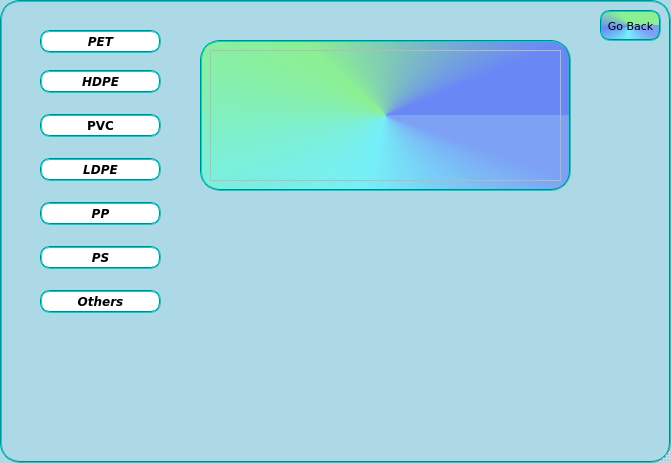
<?xml version="1.0" encoding="UTF-8"?>
<ui version="4.0">
 <class>MainWt</class>
 <widget class="QMainWindow" name="MainWt">
  <property name="geometry">
   <rect>
    <x>0</x>
    <y>0</y>
    <width>671</width>
    <height>463</height>
   </rect>
  </property>
  <property name="font">
   <font>
    <family>Segoe Print</family>
    <weight>75</weight>
    <bold>true</bold>
   </font>
  </property>
  <property name="windowTitle">
   <string>Plastic Types</string>
  </property>
  <property name="windowIcon">
   <iconset>
    <normaloff>../../../Downloads/icoo.png</normaloff>../../../Downloads/icoo.png</iconset>
  </property>
  <property name="styleSheet">
   <string notr="true">QMainWindow {

    background-color: lightblue;
	color: qconicalgradient(cx:0.5, cy:0.5, angle:0, stop:0.136364 rgba(63, 85, 255, 27), stop:0.288136 rgba(118, 255, 95, 21), stop:0.519774 rgba(95, 127, 255, 21), stop:0.858757 rgba(95, 248, 255, 20));
    border: 2px groove gray;
     border-radius: 20px;
    padding: 2px 4px;
    border: 2px groove DarkCyan;
}
</string>
  </property>
  <property name="toolButtonStyle">
   <enum>Qt::ToolButtonFollowStyle</enum>
  </property>
  <property name="animated">
   <bool>false</bool>
  </property>
  <widget class="QWidget" name="centralwidget">
   <widget class="QPushButton" name="pushButton">
    <property name="geometry">
     <rect>
      <x>40</x>
      <y>30</y>
      <width>121</width>
      <height>23</height>
     </rect>
    </property>
    <property name="font">
     <font>
      <family>Verdana</family>
      <weight>75</weight>
      <italic>true</italic>
      <bold>true</bold>
     </font>
    </property>
    <property name="cursor">
     <cursorShape>PointingHandCursor</cursorShape>
    </property>
    <property name="mouseTracking">
     <bool>true</bool>
    </property>
    <property name="toolTip">
     <string>Polyethylene terephthalate</string>
    </property>
    <property name="styleSheet">
     <string notr="true">QPushButton {
	background-color: white;
   border: 2px groove DarkCyan;
    border-radius: 10px;
   padding: 2px 4px;
}
QPushButton:pressed {
background-color: qlineargradient(x1: 0, y1: 0, x2: 0, y2: 1,
                                      stop: 0 #dadbde, stop: 1 #f6f7fa);
}</string>
    </property>
    <property name="text">
     <string>PET</string>
    </property>
    <property name="icon">
     <iconset>
      <normaloff>../../Desktop/1.jpg</normaloff>../../Desktop/1.jpg</iconset>
    </property>
   </widget>
   <widget class="QPushButton" name="pushButton_2">
    <property name="geometry">
     <rect>
      <x>40</x>
      <y>70</y>
      <width>121</width>
      <height>23</height>
     </rect>
    </property>
    <property name="font">
     <font>
      <family>Verdana</family>
      <weight>75</weight>
      <italic>true</italic>
      <bold>true</bold>
     </font>
    </property>
    <property name="cursor">
     <cursorShape>PointingHandCursor</cursorShape>
    </property>
    <property name="mouseTracking">
     <bool>true</bool>
    </property>
    <property name="toolTip">
     <string>High-density polyethylene</string>
    </property>
    <property name="styleSheet">
     <string notr="true">QPushButton {
	background-color: white;
   border: 2px groove DarkCyan;
    border-radius: 10px;
   padding: 2px 4px;
}
QPushButton:pressed {
background-color: qlineargradient(x1: 0, y1: 0, x2: 0, y2: 1,
                                      stop: 0 #dadbde, stop: 1 #f6f7fa);
}</string>
    </property>
    <property name="text">
     <string>HDPE</string>
    </property>
    <property name="icon">
     <iconset>
      <normaloff>../../Desktop/2.jpg</normaloff>../../Desktop/2.jpg</iconset>
    </property>
   </widget>
   <widget class="QWidget" name="verticalLayoutWidget">
    <property name="geometry">
     <rect>
      <x>40</x>
      <y>99</y>
      <width>121</width>
      <height>231</height>
     </rect>
    </property>
    <property name="styleSheet">
     <string notr="true">QPushButton {
     border-radius: 10px;
    padding: 2px 4px;
   	background-color: white;
   border: 2px groove DarkCyan;
}</string>
    </property>
    <layout class="QVBoxLayout" name="verticalLayout_2">
     <item>
      <widget class="QPushButton" name="pushButton_5">
       <property name="font">
        <font>
         <family>Verdana</family>
         <weight>75</weight>
         <bold>true</bold>
        </font>
       </property>
       <property name="cursor">
        <cursorShape>PointingHandCursor</cursorShape>
       </property>
       <property name="mouseTracking">
        <bool>true</bool>
       </property>
       <property name="toolTip">
        <string>or V (Polyvinyl chloride)</string>
       </property>
       <property name="styleSheet">
        <string notr="true">QPushButton {
     border-radius: 10px;
    padding: 2px 4px;
   	background-color: white;
   border: 2px groove DarkCyan;
}
QPushButton:pressed {
background-color: qlineargradient(x1: 0, y1: 0, x2: 0, y2: 1,
                                      stop: 0 #dadbde, stop: 1 #f6f7fa);
}</string>
       </property>
       <property name="text">
        <string>PVC</string>
       </property>
       <property name="icon">
        <iconset>
         <normaloff>../../Desktop/3.jpg</normaloff>../../Desktop/3.jpg</iconset>
       </property>
       <property name="checkable">
        <bool>false</bool>
       </property>
       <property name="checked">
        <bool>false</bool>
       </property>
       <property name="autoRepeat">
        <bool>false</bool>
       </property>
      </widget>
     </item>
     <item>
      <widget class="QPushButton" name="pushButton_4">
       <property name="font">
        <font>
         <family>Verdana</family>
         <weight>75</weight>
         <italic>true</italic>
         <bold>true</bold>
        </font>
       </property>
       <property name="cursor">
        <cursorShape>PointingHandCursor</cursorShape>
       </property>
       <property name="mouseTracking">
        <bool>true</bool>
       </property>
       <property name="toolTip">
        <string>Low density polyethylene</string>
       </property>
       <property name="styleSheet">
        <string notr="true">QPushButton {
     border-radius: 10px;
    padding: 2px 4px;
   	background-color: white;
   border: 2px groove DarkCyan;
}
QPushButton:pressed {
background-color: qlineargradient(x1: 0, y1: 0, x2: 0, y2: 1,
                                      stop: 0 #dadbde, stop: 1 #f6f7fa);
}</string>
       </property>
       <property name="text">
        <string>LDPE</string>
       </property>
       <property name="icon">
        <iconset>
         <normaloff>../../Desktop/4.jpg</normaloff>../../Desktop/4.jpg</iconset>
       </property>
      </widget>
     </item>
     <item>
      <widget class="QPushButton" name="pushButton_6">
       <property name="font">
        <font>
         <family>Verdana</family>
         <weight>75</weight>
         <italic>true</italic>
         <bold>true</bold>
        </font>
       </property>
       <property name="cursor">
        <cursorShape>PointingHandCursor</cursorShape>
       </property>
       <property name="mouseTracking">
        <bool>true</bool>
       </property>
       <property name="toolTip">
        <string>Polypropylene</string>
       </property>
       <property name="styleSheet">
        <string notr="true">QPushButton {
     border-radius: 10px;
    padding: 2px 4px;
   	background-color: white;
   border: 2px groove DarkCyan;
}
QPushButton:pressed {
background-color: qlineargradient(x1: 0, y1: 0, x2: 0, y2: 1,
                                      stop: 0 #dadbde, stop: 1 #f6f7fa);
}</string>
       </property>
       <property name="text">
        <string>PP</string>
       </property>
       <property name="icon">
        <iconset>
         <normaloff>../../Desktop/5.jpg</normaloff>../../Desktop/5.jpg</iconset>
       </property>
      </widget>
     </item>
     <item>
      <widget class="QPushButton" name="pushButton_3">
       <property name="font">
        <font>
         <family>Verdana</family>
         <weight>75</weight>
         <italic>true</italic>
         <bold>true</bold>
        </font>
       </property>
       <property name="cursor">
        <cursorShape>PointingHandCursor</cursorShape>
       </property>
       <property name="mouseTracking">
        <bool>true</bool>
       </property>
       <property name="statusTip">
        <string>Polystyrene</string>
       </property>
       <property name="styleSheet">
        <string notr="true">QPushButton {
     border-radius: 10px;
    padding: 2px 4px;
   	background-color: white;
   border: 2px groove DarkCyan;
}
QPushButton:pressed {
background-color: qlineargradient(x1: 0, y1: 0, x2: 0, y2: 1,
                                      stop: 0 #dadbde, stop: 1 #f6f7fa);
}
</string>
       </property>
       <property name="text">
        <string>PS</string>
       </property>
       <property name="icon">
        <iconset>
         <normaloff>../../Desktop/6.jpg</normaloff>../../Desktop/6.jpg</iconset>
       </property>
      </widget>
     </item>
     <item>
      <widget class="QPushButton" name="pushButton_7">
       <property name="font">
        <font>
         <family>Verdana</family>
         <weight>75</weight>
         <italic>true</italic>
         <bold>true</bold>
        </font>
       </property>
       <property name="cursor">
        <cursorShape>PointingHandCursor</cursorShape>
       </property>
       <property name="styleSheet">
        <string notr="true">QPushButton {
     border-radius: 10px;
    padding: 2px 4px;
   	background-color: white;
   border: 2px groove DarkCyan;
}
QPushButton:pressed {
background-color: qlineargradient(x1: 0, y1: 0, x2: 0, y2: 1,
                                      stop: 0 #dadbde, stop: 1 #f6f7fa);
}</string>
       </property>
       <property name="text">
        <string>Others</string>
       </property>
       <property name="icon">
        <iconset>
         <normaloff>../../Desktop/7.jpg</normaloff>../../Desktop/7.jpg</iconset>
       </property>
      </widget>
     </item>
    </layout>
   </widget>
   <widget class="QLabel" name="label">
    <property name="geometry">
     <rect>
      <x>200</x>
      <y>200</y>
      <width>411</width>
      <height>221</height>
     </rect>
    </property>
    <property name="styleSheet">
     <string notr="true">QLable{

	color: qconicalgradient(cx:0.5, cy:0.5, angle:0, stop:0.318182 rgba(118, 255, 95, 156), stop:0.534091 rgba(63, 85, 255, 156), stop:0.732955 rgba(95, 248, 255, 183), stop:0.886364 rgba(95, 127, 255, 156));
    border: 2px groove DarkCyan;
     border-radius: 20px;
    padding: 2px 4px
   }
</string>
    </property>
    <property name="text">
     <string/>
    </property>
    <property name="pixmap">
     <pixmap>../../../Downloads/loop_adobespark.png</pixmap>
    </property>
   </widget>
   <widget class="QTextBrowser" name="textBrowser">
    <property name="geometry">
     <rect>
      <x>200</x>
      <y>40</y>
      <width>371</width>
      <height>151</height>
     </rect>
    </property>
    <property name="styleSheet">
     <string notr="true">QTextBrowser {
	background-color: qconicalgradient(cx:0.5, cy:0.5, angle:0, stop:0.125 rgba(63, 85, 255, 156), stop:0.318182 rgba(118, 255, 95, 156), stop:0.732955 rgba(95, 248, 255, 183), stop:0.886364 rgba(95, 127, 255, 156));

    border: 2px groove DarkCyan;
     border-radius: 20px;
    padding: 2px 4px
   }</string>
    </property>
   </widget>
   <widget class="QLabel" name="label_2">
    <property name="geometry">
     <rect>
      <x>210</x>
      <y>50</y>
      <width>351</width>
      <height>131</height>
     </rect>
    </property>
    <property name="contextMenuPolicy">
     <enum>Qt::DefaultContextMenu</enum>
    </property>
    <property name="styleSheet">
     <string notr="true">QLabel {
	background-color: white;
    border: 2px groove DarkCyan;
     border-radius: 20px;
    padding: 2px 4px
   }

font: 8pt &quot;Verdana&quot;;</string>
    </property>
    <property name="frameShape">
     <enum>QFrame::StyledPanel</enum>
    </property>
    <property name="text">
     <string/>
    </property>
    <property name="textFormat">
     <enum>Qt::RichText</enum>
    </property>
   </widget>
   <widget class="QPushButton" name="pushButton_8">
    <property name="geometry">
     <rect>
      <x>600</x>
      <y>10</y>
      <width>61</width>
      <height>31</height>
     </rect>
    </property>
    <property name="font">
     <font>
      <family>Verdana</family>
      <pointsize>8</pointsize>
      <weight>50</weight>
      <italic>false</italic>
      <bold>false</bold>
     </font>
    </property>
    <property name="cursor">
     <cursorShape>PointingHandCursor</cursorShape>
    </property>
    <property name="mouseTracking">
     <bool>true</bool>
    </property>
    <property name="styleSheet">
     <string notr="true">QPushButton {
	background-color: qconicalgradient(cx:0.5, cy:0.5, angle:0, stop:0.318182 rgba(118, 255, 95, 156), stop:0.534091 rgba(63, 85, 255, 156), stop:0.732955 rgba(95, 248, 255, 183), stop:0.886364 rgba(95, 127, 255, 156));
    border-radius: 10px;
    padding: 2px 4px;
    border: 2px groove DarkCyan;
}
QPushButton:pressed {
background-color: qlineargradient(x1: 0, y1: 0, x2: 0, y2: 1,
                                      stop: 0 #dadbde, stop: 1 #f6f7fa);
}</string>
    </property>
    <property name="text">
     <string>Go Back</string>
    </property>
   </widget>
  </widget>
  <widget class="QMenuBar" name="menubar">
   <property name="geometry">
    <rect>
     <x>0</x>
     <y>0</y>
     <width>671</width>
     <height>21</height>
    </rect>
   </property>
  </widget>
  <widget class="QStatusBar" name="statusbar"/>
 </widget>
 <resources/>
 <connections/>
</ui>
